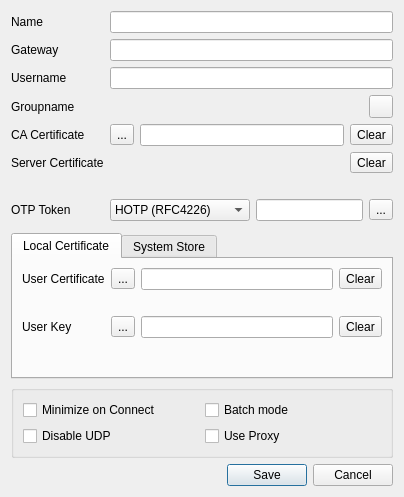
<?xml version="1.0" encoding="UTF-8"?>
<ui version="4.0">
 <class>EditDialog</class>
 <widget class="QDialog" name="EditDialog">
  <property name="geometry">
   <rect>
    <x>0</x>
    <y>0</y>
    <width>404</width>
    <height>497</height>
   </rect>
  </property>
  <property name="windowTitle">
   <string>Edit</string>
  </property>
  <layout class="QVBoxLayout" name="verticalLayout">
   <item>
    <layout class="QFormLayout" name="settingsProfileLayout">
     <item row="1" column="0">
      <widget class="QLabel" name="nameLabel">
       <property name="text">
        <string>Name</string>
       </property>
      </widget>
     </item>
     <item row="1" column="1">
      <widget class="QLineEdit" name="nameEdit">
       <property name="toolTip">
        <string>This is a friendly name to distinguish the connection</string>
       </property>
      </widget>
     </item>
     <item row="2" column="0">
      <widget class="QLabel" name="gatewayLabel">
       <property name="text">
        <string>Gateway</string>
       </property>
      </widget>
     </item>
     <item row="2" column="1">
      <widget class="QLineEdit" name="gatewayEdit">
       <property name="toolTip">
        <string>Specify the hostname to connect to; a port may be specified after the host separated with a colon ':'</string>
       </property>
       <property name="statusTip">
        <string/>
       </property>
       <property name="whatsThis">
        <string/>
       </property>
      </widget>
     </item>
     <item row="3" column="0">
      <widget class="QLabel" name="usernameLabel">
       <property name="text">
        <string>Username</string>
       </property>
      </widget>
     </item>
     <item row="3" column="1">
      <widget class="QLineEdit" name="usernameEdit">
       <property name="toolTip">
        <string>Specify the username used in that gateway</string>
       </property>
      </widget>
     </item>
     <item row="6" column="0">
      <widget class="QLabel" name="groupnameLabel">
       <property name="text">
        <string>Groupname</string>
       </property>
      </widget>
     </item>
     <item row="6" column="1">
      <layout class="QHBoxLayout" name="groupnameLayout">
       <item>
        <widget class="QLabel" name="groupnameEdit"/>
       </item>
       <item>
        <widget class="QToolButton" name="groupnameClear">
         <property name="text">
          <string/>
         </property>
         <property name="icon">
          <iconset resource="../openconnect-gui.qrc">
           <normaloff>:/new/resource/images/trashcan.png</normaloff>:/new/resource/images/trashcan.png</iconset>
         </property>
        </widget>
       </item>
      </layout>
     </item>
     <item row="7" column="0">
      <widget class="QLabel" name="caCertificateLabel">
       <property name="text">
        <string>CA Certificate</string>
       </property>
      </widget>
     </item>
     <item row="7" column="1">
      <layout class="QHBoxLayout" name="caCertificatLayout">
       <item>
        <widget class="QToolButton" name="caCertButton">
         <property name="text">
          <string>...</string>
         </property>
        </widget>
       </item>
       <item>
        <widget class="QLineEdit" name="caCertEdit">
         <property name="toolTip">
          <string>Specify the CA certificate, if any; by default the system CAs will be used</string>
         </property>
         <property name="whatsThis">
          <string>&lt;html&gt;&lt;head/&gt;&lt;body&gt;&lt;p&gt;If not set, the system's trusted certificate storage will be used.&lt;/p&gt;&lt;/body&gt;&lt;/html&gt;</string>
         </property>
        </widget>
       </item>
       <item>
        <widget class="QToolButton" name="caCertClear">
         <property name="text">
          <string>Clear</string>
         </property>
         <property name="icon">
          <iconset resource="../openconnect-gui.qrc">
           <normaloff>:/new/resource/images/trashcan.png</normaloff>:/new/resource/images/trashcan.png</iconset>
         </property>
        </widget>
       </item>
      </layout>
     </item>
     <item row="8" column="0">
      <widget class="QLabel" name="serverCertificateLabel">
       <property name="text">
        <string>Server Certificate</string>
       </property>
      </widget>
     </item>
     <item row="8" column="1">
      <layout class="QHBoxLayout" name="serverCertificateLayout">
       <item>
        <widget class="QLabel" name="serverCertHash">
         <property name="toolTip">
          <string>This is the hash of the server's certificate</string>
         </property>
        </widget>
       </item>
       <item>
        <widget class="QToolButton" name="serverCertClear">
         <property name="text">
          <string>Clear</string>
         </property>
         <property name="icon">
          <iconset resource="../openconnect-gui.qrc">
           <normaloff>:/new/resource/images/trashcan.png</normaloff>:/new/resource/images/trashcan.png</iconset>
         </property>
        </widget>
       </item>
      </layout>
     </item>
     <item row="9" column="1">
      <widget class="QLabel" name="caCertHash">
       <property name="text">
        <string/>
       </property>
      </widget>
     </item>
     <item row="10" column="0">
      <widget class="QLabel" name="otpTokenLabel">
       <property name="text">
        <string>OTP Token</string>
       </property>
      </widget>
     </item>
     <item row="10" column="1">
      <layout class="QHBoxLayout" name="otpTokenLayout">
       <item>
        <widget class="QComboBox" name="tokenBox">
         <property name="minimumSize">
          <size>
           <width>140</width>
           <height>0</height>
          </size>
         </property>
         <property name="currentIndex">
          <number>0</number>
         </property>
         <property name="maxVisibleItems">
          <number>3</number>
         </property>
         <item>
          <property name="text">
           <string notr="true">HOTP (RFC4226)</string>
          </property>
         </item>
         <item>
          <property name="text">
           <string notr="true">TOTP (RFC6238)</string>
          </property>
         </item>
         <item>
          <property name="text">
           <string>STOKEN (RSA)</string>
          </property>
         </item>
        </widget>
       </item>
       <item>
        <widget class="QLineEdit" name="tokenEdit">
         <property name="toolTip">
          <string>This is the token code; should be a hex value (starting with 0x), or a value starting with 'base32:'</string>
         </property>
        </widget>
       </item>
       <item>
        <widget class="QToolButton" name="tokenClear">
         <property name="text">
          <string>...</string>
         </property>
         <property name="icon">
          <iconset resource="../openconnect-gui.qrc">
           <normaloff>:/new/resource/images/trashcan.png</normaloff>:/new/resource/images/trashcan.png</iconset>
         </property>
        </widget>
       </item>
      </layout>
     </item>
     <item row="11" column="1">
      <spacer name="verticalSpacer">
       <property name="orientation">
        <enum>Qt::Vertical</enum>
       </property>
       <property name="sizeHint" stdset="0">
        <size>
         <width>20</width>
         <height>40</height>
        </size>
       </property>
      </spacer>
     </item>
    </layout>
   </item>
   <item>
    <widget class="QTabWidget" name="tabWidget">
     <property name="currentIndex">
      <number>0</number>
     </property>
     <widget class="QWidget" name="localCertificateTab">
      <attribute name="title">
       <string>Local Certificate</string>
      </attribute>
      <layout class="QVBoxLayout" name="verticalLayout_2">
       <item>
        <layout class="QFormLayout" name="formLayout_2">
         <item row="1" column="0">
          <widget class="QLabel" name="userCertificateLabel">
           <property name="text">
            <string>User Certificate</string>
           </property>
          </widget>
         </item>
         <item row="1" column="1">
          <layout class="QHBoxLayout" name="userCertificateLayout">
           <item>
            <widget class="QToolButton" name="userCertButton">
             <property name="text">
              <string>...</string>
             </property>
            </widget>
           </item>
           <item>
            <widget class="QLineEdit" name="userCertEdit">
             <property name="toolTip">
              <string>Specify your certificate file, if any</string>
             </property>
            </widget>
           </item>
           <item>
            <widget class="QToolButton" name="userCertClear">
             <property name="text">
              <string>Clear</string>
             </property>
             <property name="icon">
              <iconset resource="../openconnect-gui.qrc">
               <normaloff>:/new/resource/images/trashcan.png</normaloff>:/new/resource/images/trashcan.png</iconset>
             </property>
            </widget>
           </item>
          </layout>
         </item>
         <item row="2" column="1">
          <widget class="QLabel" name="userCertHash"/>
         </item>
         <item row="3" column="0">
          <widget class="QLabel" name="userKeyLabel">
           <property name="enabled">
            <bool>true</bool>
           </property>
           <property name="text">
            <string>User Key</string>
           </property>
          </widget>
         </item>
         <item row="3" column="1">
          <layout class="QHBoxLayout" name="userKeyLayout">
           <item>
            <widget class="QToolButton" name="userKeyButton">
             <property name="enabled">
              <bool>true</bool>
             </property>
             <property name="text">
              <string>...</string>
             </property>
            </widget>
           </item>
           <item>
            <widget class="QLineEdit" name="userKeyEdit">
             <property name="enabled">
              <bool>true</bool>
             </property>
             <property name="toolTip">
              <string>Specify your key file if any; in case of a PKCS #12 file, you only need to set the certificate</string>
             </property>
            </widget>
           </item>
           <item>
            <widget class="QToolButton" name="userKeyClear">
             <property name="text">
              <string>Clear</string>
             </property>
             <property name="icon">
              <iconset resource="../openconnect-gui.qrc">
               <normaloff>:/new/resource/images/trashcan.png</normaloff>:/new/resource/images/trashcan.png</iconset>
             </property>
            </widget>
           </item>
          </layout>
         </item>
        </layout>
       </item>
      </layout>
     </widget>
     <widget class="QWidget" name="systemStoreTab">
      <attribute name="title">
       <string>System Store</string>
      </attribute>
      <layout class="QGridLayout" name="gridLayout_2">
       <item row="0" column="0">
        <widget class="QListWidget" name="loadWinCertList"/>
       </item>
       <item row="0" column="1">
        <widget class="QToolButton" name="loadWinCert">
         <property name="toolTip">
          <string extracomment="Select that certificate"/>
         </property>
         <property name="text">
          <string>Select</string>
         </property>
        </widget>
       </item>
      </layout>
     </widget>
    </widget>
   </item>
   <item>
    <widget class="QGroupBox" name="settingsGroupBox">
     <layout class="QGridLayout" name="gridLayout">
      <item row="4" column="0">
       <widget class="QCheckBox" name="disableUDP">
        <property name="text">
         <string>Disable UDP</string>
        </property>
       </widget>
      </item>
      <item row="1" column="0">
       <widget class="QCheckBox" name="minimizeBox">
        <property name="toolTip">
         <string>Enable this to automatically minimize after connection</string>
        </property>
        <property name="text">
         <string>Minimize on Connect</string>
        </property>
       </widget>
      </item>
      <item row="1" column="1">
       <widget class="QCheckBox" name="batchModeBox">
        <property name="toolTip">
         <string>Enable this to remember passwords for this server</string>
        </property>
        <property name="text">
         <string>Batch mode</string>
        </property>
       </widget>
      </item>
      <item row="4" column="1">
       <widget class="QCheckBox" name="proxyBox">
        <property name="toolTip">
         <string>Enable this to use the system's default proxy settings for this server</string>
        </property>
        <property name="text">
         <string>Use Proxy</string>
        </property>
       </widget>
      </item>
     </layout>
    </widget>
   </item>
   <item>
    <widget class="QDialogButtonBox" name="buttonBox">
     <property name="orientation">
      <enum>Qt::Horizontal</enum>
     </property>
     <property name="standardButtons">
      <set>QDialogButtonBox::Cancel|QDialogButtonBox::Save</set>
     </property>
    </widget>
   </item>
  </layout>
 </widget>
 <tabstops>
  <tabstop>nameEdit</tabstop>
  <tabstop>gatewayEdit</tabstop>
  <tabstop>usernameEdit</tabstop>
  <tabstop>groupnameClear</tabstop>
  <tabstop>caCertButton</tabstop>
  <tabstop>caCertEdit</tabstop>
  <tabstop>caCertClear</tabstop>
  <tabstop>serverCertClear</tabstop>
  <tabstop>tokenBox</tabstop>
  <tabstop>tokenEdit</tabstop>
  <tabstop>tokenClear</tabstop>
  <tabstop>tabWidget</tabstop>
  <tabstop>userCertButton</tabstop>
  <tabstop>userCertEdit</tabstop>
  <tabstop>userCertClear</tabstop>
  <tabstop>userKeyButton</tabstop>
  <tabstop>userKeyEdit</tabstop>
  <tabstop>userKeyClear</tabstop>
  <tabstop>minimizeBox</tabstop>
  <tabstop>batchModeBox</tabstop>
  <tabstop>disableUDP</tabstop>
  <tabstop>proxyBox</tabstop>
  <tabstop>loadWinCertList</tabstop>
  <tabstop>loadWinCert</tabstop>
 </tabstops>
 <resources>
  <include location="../openconnect-gui.qrc"/>
 </resources>
 <connections/>
</ui>
